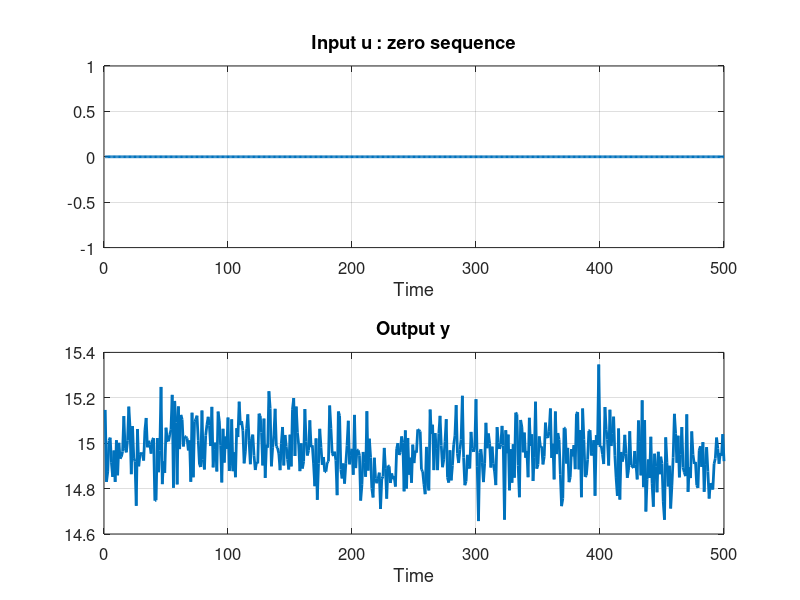

Here is the MATLAB script that generated this plot: (Note: this script raises an error after producing the figure.)
close all; clear all;
load('simulation_data_3.mat');

DC = mean(y_zero);
% Sampling frequency = 10
t_500 = 0:0.1:49.9;
t_1000 = 0:0.1:99.9;
t_2000 = 0:0.1:199.9;

%% Applying a zero-sequence to the system - time domain
figure(1); clf;
subplot(211); plot(u_zero(1:500),'LineWidth',2); 
set(gca, 'fontsize', 12); grid on;
xlabel('Time'); title('Input u : zero sequence');
subplot(212); plot(y_zero(1:500),'LineWidth',2); 
set(gca, 'fontsize', 12); grid on;
xlabel('Time'); title('Output y');

%% Applying a zero-sequence to the system - frequency domain
delay = 15;
y_zero_filtered = filter(bf,af, y_zero(1:500) - DC)
%y_zero_filtered = y_zero(1:1000) - DC;

nfft = size(y_zero_filtered,1);
Fs = 1;                         % sampling frenquency
yfft = fft(y_zero_filtered);    % discrete Fourier transform
yfft = yfft(1:nfft/2)/nfft;     % single-sided spectrum

f = (0:nfft/2-1)*Fs/nfft;

figure(2); clf;
subplot(2,1,1); plot(2*pi*f,abs(yfft),'LineWidth',2); 
set(gca, 'fontsize', 12); grid on;
xlabel('normalized frequency [rad/s]'); ylabel('|Y(jw)|'); 
xlim([2*pi*f(1),2*pi*f(end)]);
subplot(2,1,2); plot(2*pi*f,angle(yfft),'LineWidth',2); 
set(gca, 'fontsize', 12); grid on;
xlabel('normalized frequency [rad/s]'); ylabel('arg{Y(jw)} '); 
xlim([2*pi*f(1),2*pi*f(end)]);

%%  Applying an impulse - time domain
figure(3); clf;
subplot(211); stem(0:24, u_impulse_response(1:25),'LineWidth',2); grid on;
xlabel('Time'); title('Input u : impulse in k = 0');
subplot(212); stem(0:24, y_impulse_response(1:25) - DC,'LineWidth',2); 
grid on;
xlabel('Time'); title('Output y');

%%  Applying a step - time domain
figure(4); clf;
subplot(211); stem(0:24, u_step(1:25),'LineWidth',2); 
set(gca, 'fontsize', 15); grid on;
xlabel('Time'); title('Input u : step');
subplot(212); stem(0:24,y_step(1:25) - DC,'LineWidth',2); 
set(gca, 'fontsize', 15); grid on;
xlabel('Time'); title('Output y');

%%  Applying a white noise - time domain
figure(5); clf;
subplot(211); plot(u_white_noise(1:600),'LineWidth',2); 
set(gca, 'fontsize', 11); grid on;
xlabel('Time'); title('Input u : white noise');
subplot(212); plot(y_white_noise(1:600) - DC,'LineWidth',2);
set(gca, 'fontsize', 11); grid on;
xlabel('Time'); title('Output y');

%%  Applying a PRBS - time domain
figure(6); clf;
subplot(211); plot(u_prbs(1:600),'LineWidth',2); 
set(gca, 'fontsize', 11); grid on;
xlabel('Time'); title('Input u : PRBS');
subplot(212); plot(y_prbs_est(1:600) - DC,'LineWidth',2); 
set(gca, 'fontsize', 11); grid on;
xlabel('Time'); title('Output y');

%%  Applying a sine wave - time domain
figure(6); clf;
subplot(211); plot(u_sin,'LineWidth',2); 
set(gca, 'fontsize', 15); grid on;
xlabel('Time'); title('Input u : sine wave');
subplot(212); plot(y_sin - DC,'LineWidth',2);
set(gca, 'fontsize', 15); grid on;
xlabel('Time'); title('Output y');
